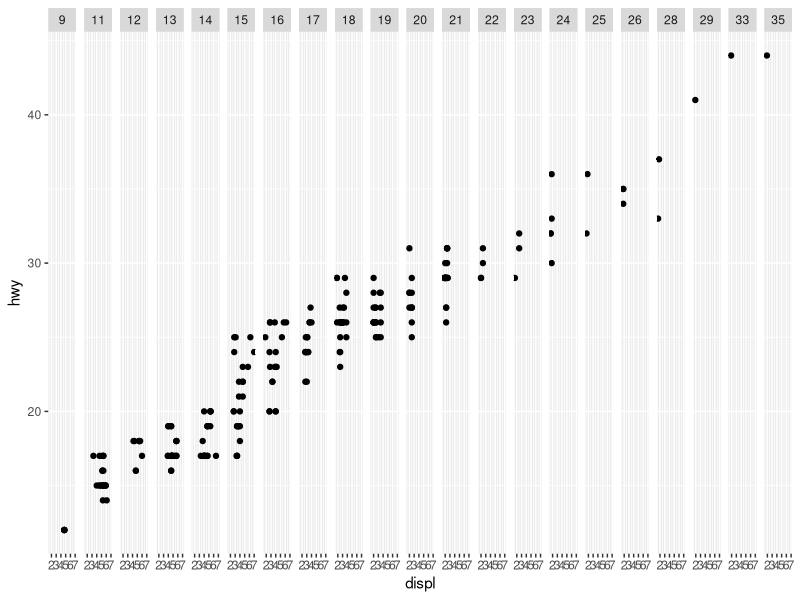
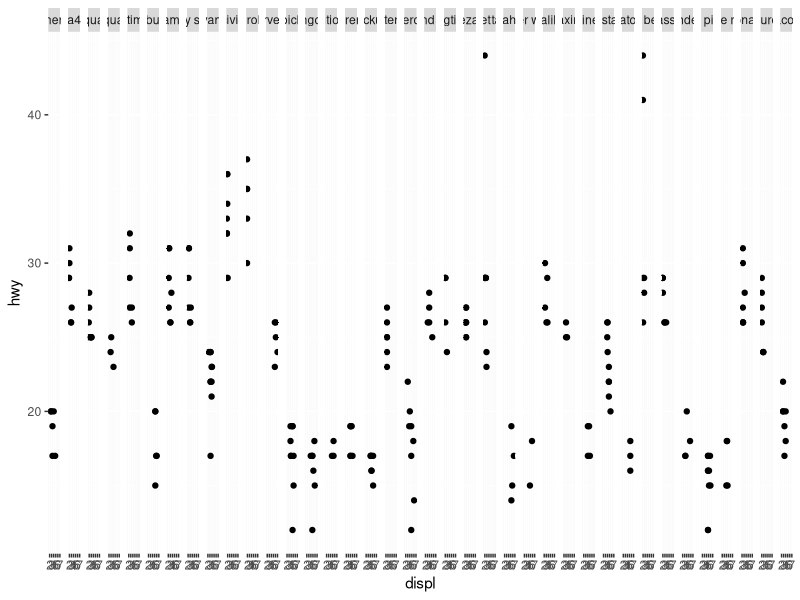
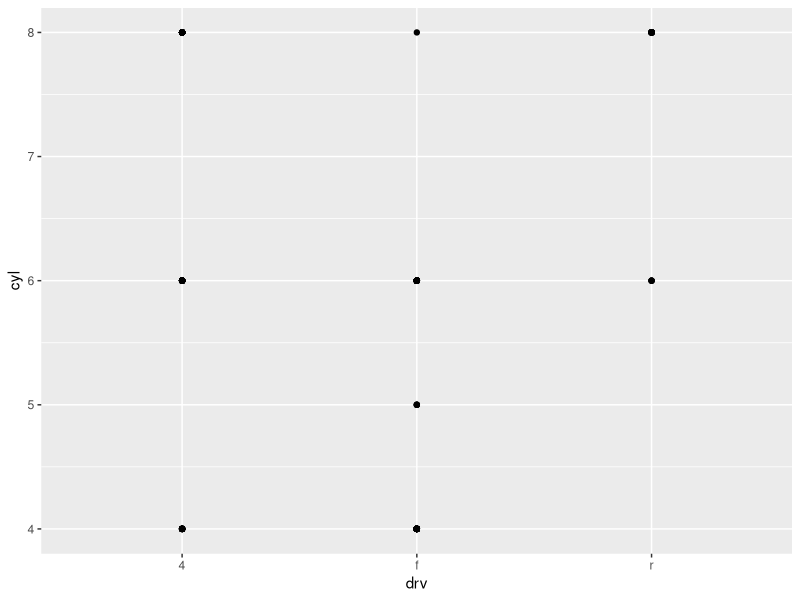
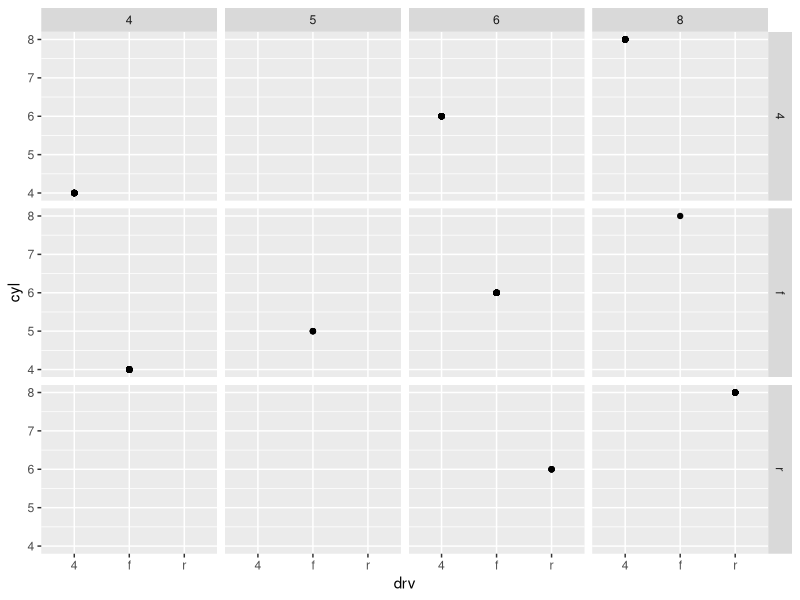
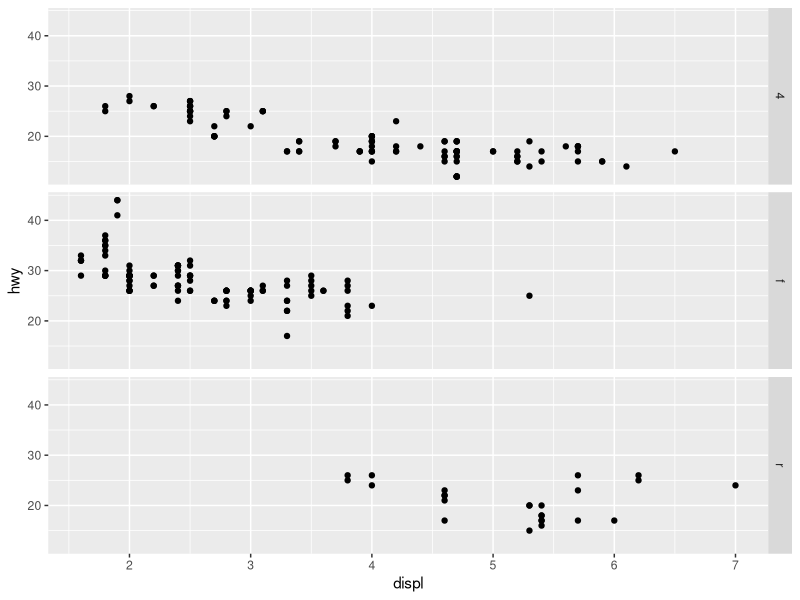
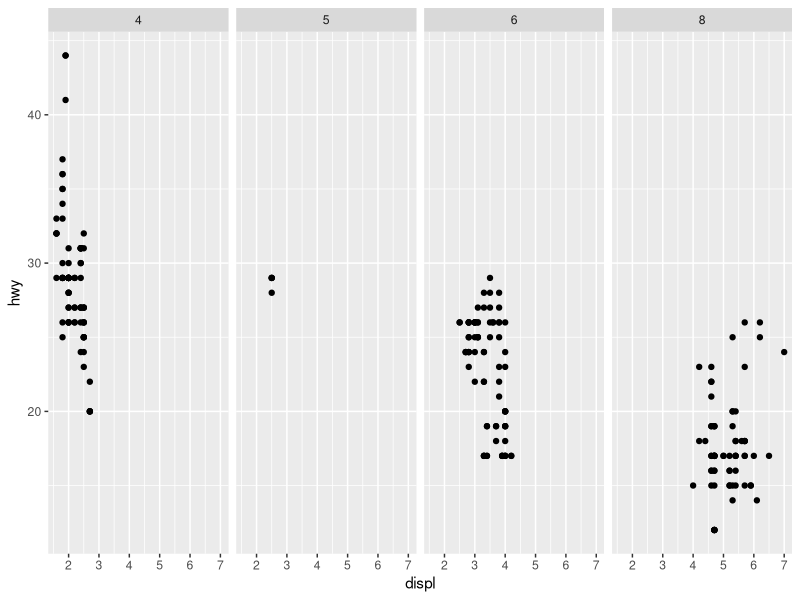
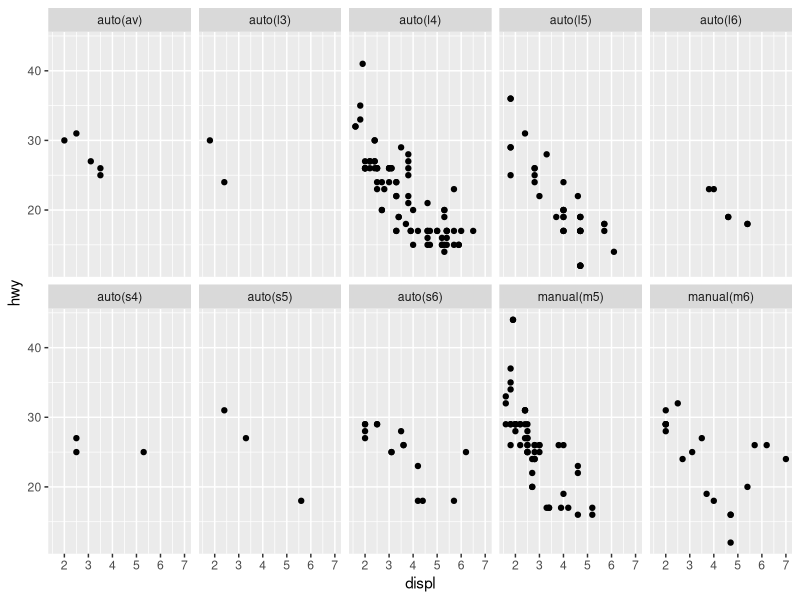
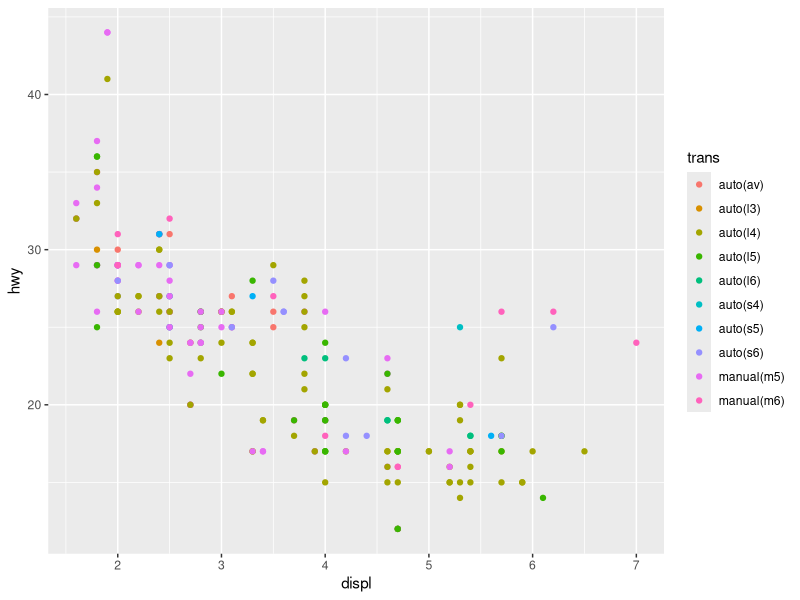

Generate these figures, in order, with R:
#install.packages("tidyverse")
library(tidyverse)

#3.5.1.1 What happens if you facet on a continuous variable?
#continuous
ggplot(data = mpg) + 
  geom_point(mapping = aes(x = displ, y = hwy)) + 
  facet_grid(~ cty)
#categorical
ggplot(data = mpg) + 
  geom_point(mapping = aes(x = displ, y = hwy)) + 
  facet_grid( ~ model)

#3.5.1.2 What do the empty cells in plot with facet_grid(drv ~ cyl) mean? How do they relate to this plot?

ggplot(data = mpg) + 
  geom_point(mapping = aes(x = drv, y = cyl)) 

ggplot(data = mpg) + 
  geom_point(mapping = aes(x = drv, y = cyl)) +
  facet_grid(drv ~ cyl)

#3.5.1.3 What plots does the following code make? What does . do?

ggplot(data = mpg) + 
  geom_point(mapping = aes(x = displ, y = hwy)) +
  facet_grid(drv ~ .)

ggplot(data = mpg) + 
  geom_point(mapping = aes(x = displ, y = hwy)) +
  facet_grid(. ~ cyl)


#3.5.1.4 Take the first faceted plot in this section: What are the advantages to using faceting instead of the colour aesthetic
  
ggplot(data = mpg) + 
  geom_point(mapping = aes(x = displ, y = hwy)) + 
  facet_wrap(~ trans, nrow = 2)

ggplot(data = mpg) +
  geom_point(mapping = aes(x = displ, y = hwy, colour = trans))
  
  
#3.5.1.5 Read ?facet_wrap. What does nrow do? What does ncol do? What other options control the layout of the individual panels? Why doesn’t facet_grid() have nrow and ncol arguments?
?facet_wrap


#3.5.1.6 When using facet_grid() you should usually put the variable with more unique levels in the columns. Why?
#more space for columns
